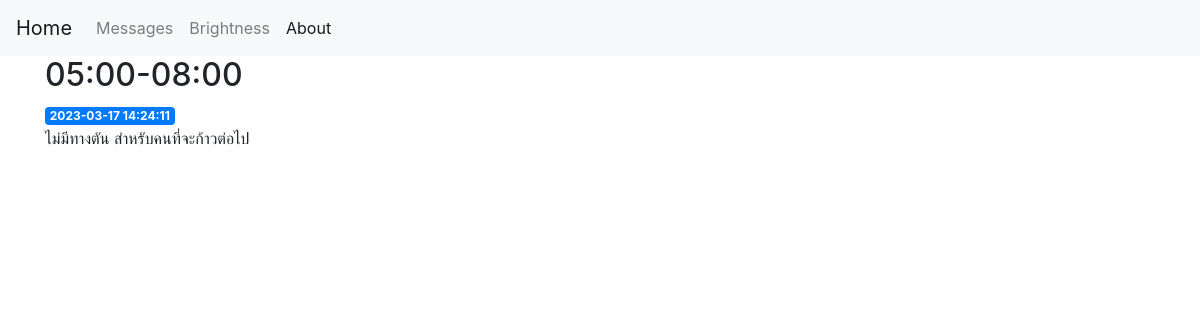
/2, run on the app's committed database.
### tables this page shows
CREATE TABLE posts (
    id INTEGER PRIMARY KEY AUTOINCREMENT,
    created TIMESTAMP NOT NULL DEFAULT (datetime('now','localtime')),
    title TEXT NOT NULL,
    content TEXT NOT NULL
);

### app.py (the view)
@app.route('/<int:post_id>')
def post(post_id):
    post = get_post(post_id)
    return render_template('post.html', post=post)

### app.py (called while the page is built)
def get_db_connection():
    conn = sqlite3.connect('/home/sunya/envpanel/database.db')
    conn.row_factory = sqlite3.Row
    return conn

def get_post(post_id):
    conn = get_db_connection()
    post = conn.execute('SELECT * FROM posts WHERE id = ?',
                        (post_id,)).fetchone()
    conn.close()
    if post is None:
        abort(404)
    return post

### templates/post.html
{% extends 'base.html' %}
{% block content %}
    <h2>{% block title %} {{ post['title'] }} {% endblock %}</h2>
    <span class="badge badge-primary">{{ post['created'] }}</span>
    <p>{{ post['content'] }}</p>
{% endblock %}

### data on the page
posts: title "05:00-08:00", created "2023-03-17 14:24:11", content "ไม่มีทางตัน สำหรับคนที่จะก้าวต่อไป"
